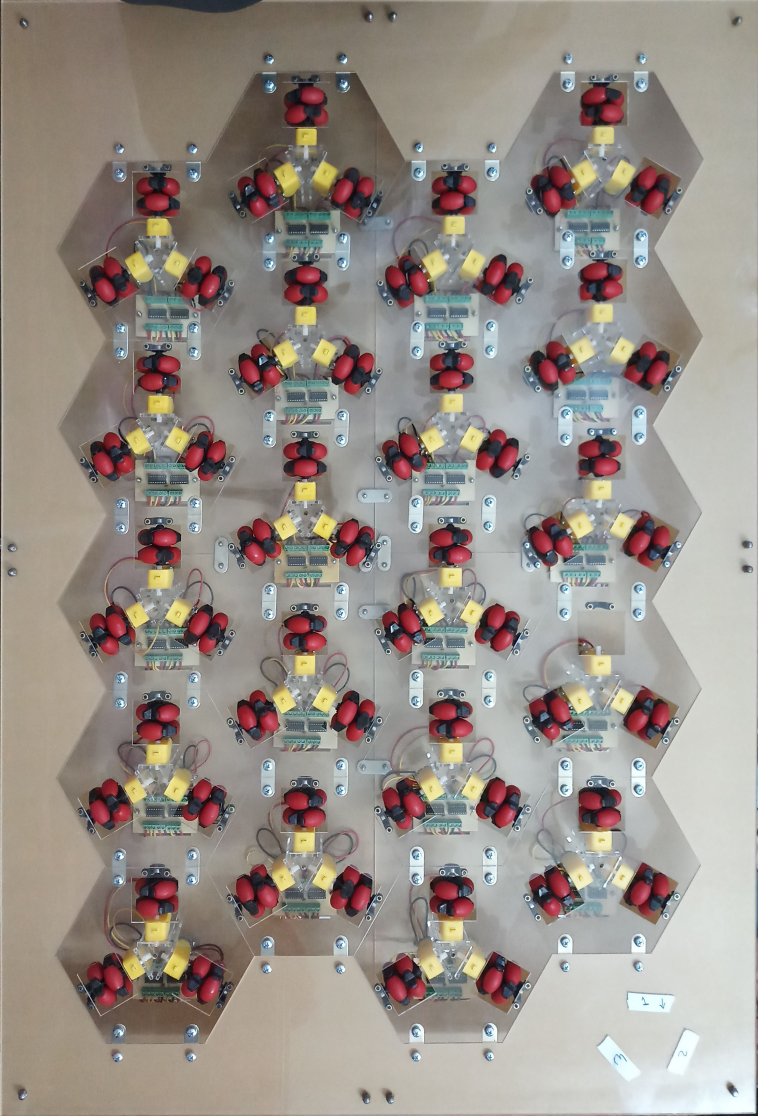
#> input picture feedback system/table.jpg, 2274 x 3347 px (shown at 1/3 size)
$ python main.py
#> lines starting #> are read from the running program, lines starting #| are printed output that depends on the picture; long printed decimals are rounded; pictures that were not available may be replaced by others from this repository, and a replacement may not be noted
### feedback system/findTable.py
# Python 2/3 compatibility
from __future__ import print_function

import numpy as np
import cv2 as cv
import matplotlib.pyplot as plt
from common import anorm, getsize

FLANN_INDEX_KDTREE = 1  # bug: flann enums are missing
FLANN_INDEX_LSH    = 6


def init_feature(name):
    chunks = name.split('-')
    if chunks[0] == 'sift':
        detector = cv.xfeatures2d.SIFT_create()
        norm = cv.NORM_L2
    elif chunks[0] == 'surf':
        detector = cv.xfeatures2d.SURF_create(800)
        norm = cv.NORM_L2
    elif chunks[0] == 'orb':
        detector = cv.ORB_create(3000)
        norm = cv.NORM_HAMMING
    elif chunks[0] == 'akaze':
        detector = cv.AKAZE_create()
        norm = cv.NORM_HAMMING
    elif chunks[0] == 'brisk':
        detector = cv.BRISK_create()
        norm = cv.NORM_HAMMING
    else:
        return None, None
    matcher = cv.BFMatcher(norm)
    return detector, matcher


def filter_matches(kp1, kp2, matches, ratio = 0.8):
    mkp1, mkp2 = [], []
    for m in matches:
        if len(m) == 2 and m[0].distance < m[1].distance * ratio:
            m = m[0]
            mkp1.append( kp1[m.queryIdx] )
            mkp2.append( kp2[m.trainIdx] )
    p1 = np.float32([kp.pt for kp in mkp1])
    p2 = np.float32([kp.pt for kp in mkp2])
    kp_pairs = zip(mkp1, mkp2)
    return p1, p2, list(kp_pairs)


c = []
def explore_match(win, img1, img2, kp_pairs, status = None, H = None):
    h1, w1 = img1.shape[:2]
    h2, w2 = img2.shape[:2]
    vis = np.zeros((max(h1, h2), w1+w2, 3), np.uint8)
    print (img1)
    vis[:h1, :w1, :3] = img1
    vis[:h2, w1:w1+w2, :3] = img2
    img3 = vis
    h3, w3 = img3.shape[:2]

    if H is not None:
        corners = np.float32([[0, 0], [w1, 0], [w1, h1], [0, h1]])
        corners1 = np.float32( cv.perspectiveTransform(corners.reshape(1, -1, 2), H).reshape(-1, 2) + (w1, 0) )
        corners = np.int32( cv.perspectiveTransform(corners.reshape(1, -1, 2), H).reshape(-1, 2) + (w1, 0) )
        c = corners
        cv.polylines(vis, [corners], True, (0, 0, 255))

    if status is None:
        status = np.ones(len(kp_pairs), np.bool_)
    p1, p2 = [], []  # python 2 / python 3 change of zip unpacking
    for kpp in kp_pairs:
        p1.append(np.int32(kpp[0].pt))
        p2.append(np.int32(np.array(kpp[1].pt) + [w1, 0]))

    green = (0, 255, 0)
    red = (0, 0, 255)
    kp_color = (51, 103, 236)
    for (x1, y1), (x2, y2), inlier in zip(p1, p2, status):
        if inlier:
            col = green
            cv.circle(vis, (x1, y1), 2, col, -1)
            cv.circle(vis, (x2, y2), 2, col, -1)
        else:
            col = red
            r = 2
            thickness = 3
            cv.line(vis, (x1-r, y1-r), (x1+r, y1+r), col, thickness)
            cv.line(vis, (x1-r, y1+r), (x1+r, y1-r), col, thickness)
            cv.line(vis, (x2-r, y2-r), (x2+r, y2+r), col, thickness)
            cv.line(vis, (x2-r, y2+r), (x2+r, y2-r), col, thickness)
    vis0 = vis.copy()
    for (x1, y1), (x2, y2), inlier in zip(p1, p2, status):
        if inlier:
            cv.line(vis, (x1, y1), (x2, y2), green)

    #cv.imshow(win, vis)
    pts1 = corners1
    pts2 = np.float32([[0,0],[w1,0],[w1,h1], [0,h1]])
    print(pts2)

    M = cv.getPerspectiveTransform(pts1,pts2)

    dst = cv.warpPerspective(img3,M,(w1,h1))

    # [5 lines of commented-out code are left out]
    return corners1

    # [18 lines left out: function onmouse, not called in this run]

        #cv.imshow(win, cur_vis)
    cv.setMouseCallback(win, onmouse)
    return vis


scale_percent =15
img1 = cv.imread(cv.samples.findFile('table.jpg'))
#> img1 is the input picture: shape (3347, 2274, 3); mean B, G, R 135.8, 142.8, 151.4
width = int(img1.shape[1] * scale_percent / 100)
#> width = 341
height = int(img1.shape[0] * scale_percent / 100)
#> height = 502
img1 = cv.resize(img1, (width,height))
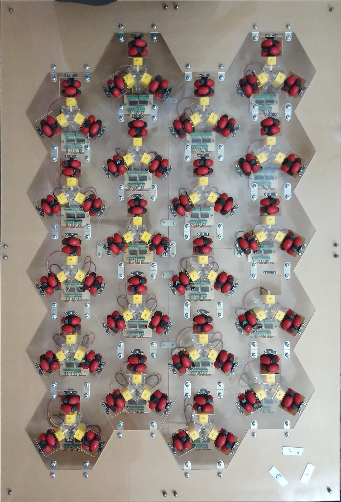
#> img1: shape (502, 341, 3); mean B, G, R 135.7, 142.7, 151.3


detector, matcher = init_feature('orb')
kp1, desc1 = detector.detectAndCompute(img1, None)
#> kp1 = 2875 keypoints; strongest (x, y, size): (78, 439, 31), (146, 327, 31), (146, 397, 37.2), (206, 236, 31)

def getCorners(frame):
    scale_percent =100
    #frame = cv.cvtColor(frame,cv.COLOR_BGR2GRAY)
    width = int(frame.shape[1] * scale_percent / 100)
    height = int(frame.shape[0] * scale_percent / 100)
    frame = cv.resize(frame, (width,height))

    kp2, desc2 = detector.detectAndCompute(frame, None)

    print('matching...')
    raw_matches = matcher.knnMatch(desc1, trainDescriptors = desc2, k = 2) #2
    p1, p2, kp_pairs = filter_matches(kp1, kp2, raw_matches)
    if len(p1) >= 4:
        H, status = cv.findHomography(p1, p2, cv.RANSAC, 5.0)
        print('%d / %d  inliers/matched' % (np.sum(status), len(status)))
    else:
        H, status = None, None
        print('%d matches found, not enough for homography estimation' % len(p1))

    _vis = explore_match('find_table', img1, frame, kp_pairs, status, H)
    return _vis

# [12 lines left out: function getTableFromFrame, not called in this run]

### feedback system/detector.py
import numpy as np
import cv2 as cv

# [23 lines left out: functions newC, orientations, not called in this run]

class Detector:
    def __init__(self, type, color = None):
        if type == "MOG2":
            self.type = "bgs"
            self.fgbg = cv.createBackgroundSubtractorMOG2()
        elif type == "KNN":
            self.type = "bgs"
            self.fgbg = cv.createBackgroundSubtractorKNN()
        elif type == "COLOR":
            self.type = "COLOR"
            self.color = color
        # [8 lines of commented-out code are left out]


    # [50 lines left out: function Detect, not called in this run]


### feedback system/tracker.py
import numpy as np
from kalman_filter import KalmanFilter
from common import dprint
from scipy.optimize import linear_sum_assignment


class Track(object):
    """Track class for every object to be tracked
    Attributes:
        None
    """

    # [13 lines left out: function __init__, not called in this run]


class Tracker(object):
    """Tracker class that updates track vectors of object tracked
    Attributes:
        None
    """

    def __init__(self, dist_thresh, max_frames_to_skip, max_trace_length,
                 trackIdCount):
        """Initialize variable used by Tracker class
        Args:
            dist_thresh: distance threshold. When exceeds the threshold,
                         track will be deleted and new track is created
            max_frames_to_skip: maximum allowed frames to be skipped for
                                the track object undetected
            max_trace_lenght: trace path history length
            trackIdCount: identification of each track object
        Return:
            None
        """
        self.dist_thresh = dist_thresh
        self.max_frames_to_skip = max_frames_to_skip
        self.max_trace_length = max_trace_length
        self.tracks = []
        self.trackIdCount = trackIdCount

    # [111 lines left out: function Update, not called in this run]

### feedback system/main.py
import numpy as np
import cv2 as cv
import argparse
import imutils
from detector import Detector
from tracker import Tracker
from findTable import *

parser = argparse.ArgumentParser()
parser.add_argument('--input', type=str,
                    help='Path to a video or a sequence of image.', default='data/videos/9.mp4')
parser.add_argument('--algo', type=str,
                    help='Background subtraction method (KNN, MOG2, COLOR).', default='COLOR')
parser.add_argument('--train', type=str,
                    help='Path to a video or a sequence of image.', default='data/videos/2.mp4')
args = parser.parse_args()

if args.algo == 'MOG2':
    detector = Detector(type = "MOG2")
elif args.algo == 'KNN':
    detector = Detector(type ="KNN")
elif args.algo == 'COLOR':
    lower_blue = np.array([105,50,50])
    upper_blue = np.array([130,255,255])
    detector = Detector(type="COLOR", color= (lower_blue, upper_blue))

tracker = Tracker(160, 30, 10, 100)
track_colors = [(255, 0, 0), (0, 255, 0), (0, 0, 255), (255, 255, 0),
                    (0, 255, 255), (255, 0, 255), (255, 127, 255),
                    (127, 0, 255), (127, 0, 127)]

#capture = cv.VideoCapture(cv.samples.findFileOrKeep(args.input))
capture = cv.VideoCapture('http:192.168.1.107:8080/video')
if not capture.isOpened:
    print('Unable to open: ' + args.input)
    exit(0)

frames =0
inf = 99999999
corners = [[0,0], [inf, 0], [inf, inf], [0, inf]]
while True:
    ret, frame = capture.read()
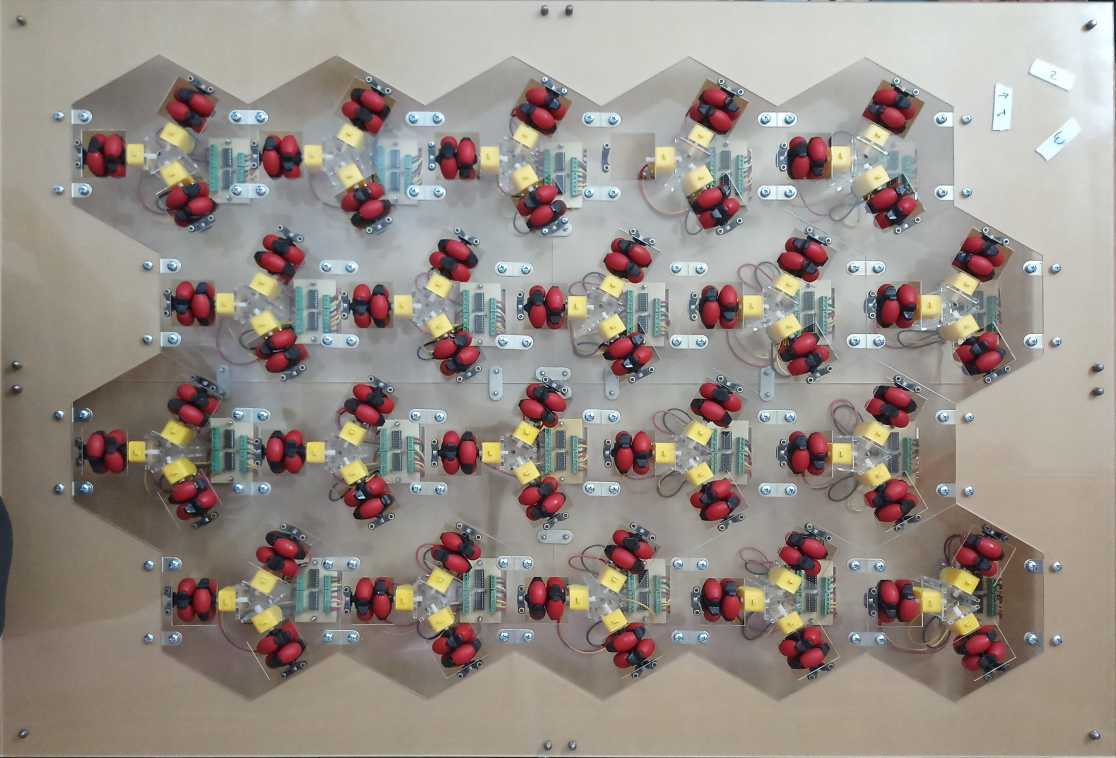
#> input picture table.jpg, 3347 x 2274 px, given in place of video, which was not available (shown at 1/3 size)
#> frame is the input picture: shape (2274, 3347, 3); mean B, G, R 135.8, 142.8, 151.4
    if frame is None:
        break
    # frame = cv.resize(frame, (640, 360))
    #frame = cv.cvtColor(frame, cv.COLOR_BGR2GRAY)
    frames = frames + 1
    if frames < 50:
        corners1 = getCorners(frame)
#> in getCorners, `kp2, desc2 = detector.detectAndCompute(frame, None)`: kp2 = 3000 keypoints; strongest (x, y, size): (2616, 1796, 31), (842, 990, 31), (1836, 1684, 31), (800, 1013, 31)
#> in getCorners, `raw_matches = matcher.knnMatch(desc1, trainDescriptors = desc2, k = 2)`: raw_matches = 2875 matches
#> after the loop in filter_matches, `for m in matches:`: mkp1 = 29 keypoints; strongest (x, y, size): (126, 240, 37.2), (220, 274, 64.3), (128, 163, 31), (124, 237, 53.6); mkp2 = 29 keypoints; strongest (x, y, size): (1091, 1493, 64.3), (1565, 916, 31), (2468, 732, 31), (445, 1685, 44.6)
#> in filter_matches, `p1 = np.float32([kp.pt for kp in mkp1])`: p1 = 29 pairs, first value 49.2 to 261.6, second value 117 to 415.5
#> in filter_matches, `p2 = np.float32([kp.pt for kp in mkp2])`: p2 = 29 pairs, first value 445 to 3103, second value 690 to 1914
#> in getCorners, `p1, p2, kp_pairs = filter_matches(kp1, kp2, raw_matches)`: kp_pairs = 29 items
#> in getCorners, `H, status = cv.findHomography(p1, p2, cv.RANSAC, 5.0)`: H = [[-30.69, 8.71, 2330.2], [-10.39, 2.97, 781.5], [-0.0132, 0.00374, 1]]; status = 29 values, max 1 at index 21, min 0 at index 0, mean 0.103
#| 3 / 29  inliers/matched
#> (printed output is left out)
#> in explore_match, `vis[:h1, :w1, :3] = img1`:
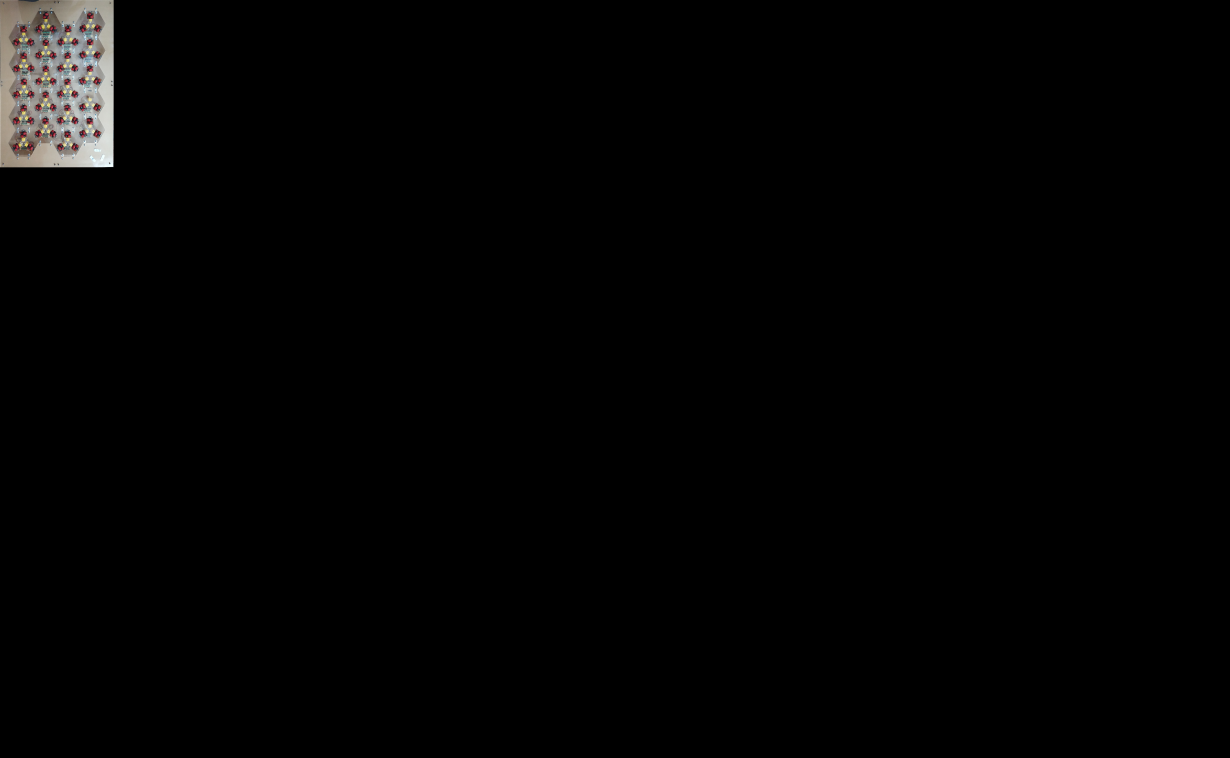
#> vis: shape (2274, 3688, 3) (shown at 1/3 size); mean B, G, R 2.8, 2.9, 3.1
#> in explore_match, `vis[:h2, w1:w1+w2, :3] = img2`:
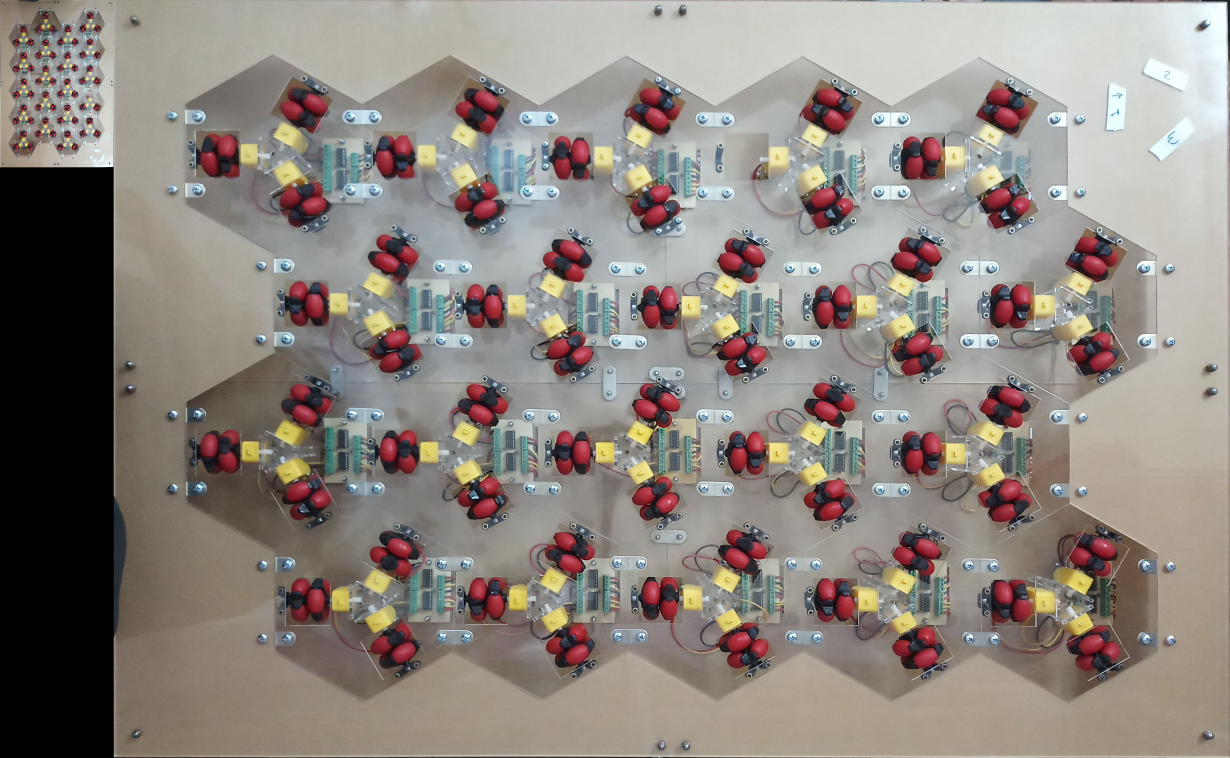
#> vis: shape (2274, 3688, 3) (shown at 1/3 size); mean B, G, R 126, 132.5, 140.5
#> in explore_match, `corners1 = np.float32( cv.perspectiveTransform(corners.reshape(1, -1, ..`: corners1 = [[2671.2, 781.5], [2670.3, 791], [2670.8, 787.8], [2670.3, 789.5]]
#> in explore_match, `corners = np.int32( cv.perspectiveTransform(corners.reshape(1, -1, 2),..`: corners = [[2671, 781], [2670, 791], [2670, 787], [2670, 789]]
#> in explore_match, `c = corners`: c has the same summary as corners
#> the loop in explore_match, `for kpp in kp_pairs:` made 29 passes
#> kpp on passes 1, 2, 3, 5, 6, 7, 17, 27: 2 keypoints; (x, y, size): (1643, 690, 37.2), (254, 353, 31), 2 keypoints; (x, y, size): (2989, 1127, 31), (207, 177, 31), 2 keypoints; (x, y, size): (1565, 916, 31), (128, 163, 31), 2 keypoints; (x, y, size): (3103, 800, 31), (172, 211, 31), 2 keypoints; (x, y, size): (445, 1685, 44.6), (191, 117, 31), 2 keypoints; (x, y, size): (2332, 782, 92.6), (235, 131, 31), 2 keypoints; (x, y, size): (2212, 901, 31), (212, 200, 37.2), 2 keypoints; (x, y, size): (2468, 732, 31), (194, 416, 77.1)
#> after the loop in explore_match, `for kpp in kp_pairs:`: p1 = 29 pairs, first value 49 to 261, second value 117 to 415; p2 = 29 pairs, first value 785 to 3444, second value 690 to 1914
#> the loop in explore_match, `for (x1, y1), (x2, y2), inlier in zip(p1, p2, status):` made 29 passes
#> (x1, y1, x2, y2, inlier, col) on passes 1 to 12: (254, 353, 1983, 690, [0], (0, 0, 255)), (207, 177, 3330, 1127, [0], (0, 0, 255)), (128, 163, 1906, 916, [0], (0, 0, 255)), (143, 332, 2723, 1008, [0], (0, 0, 255)), (172, 211, 3444, 800, [0], (0, 0, 255)), (191, 117, 785, 1684, [0], (0, 0, 255)), (235, 131, 2673, 782, [0], (0, 0, 255)), (244, 321, 1914, 924, [0], (0, 0, 255)), (150, 319, 1431, 1492, [0], (0, 0, 255)), (261, 368, 1666, 720, [0], (0, 0, 255)), (87, 368, 1997, 1157, [0], (0, 0, 255)), (126, 240, 1381, 913, [0], (0, 0, 255))
#> the loop in explore_match, `for (x1, y1), (x2, y2), inlier in zip(p1, p2, status):` made 29 passes
#> (x1, y1, x2, y2, inlier) on passes 1 to 12: (254, 353, 1983, 690, [0]), (207, 177, 3330, 1127, [0]), (128, 163, 1906, 916, [0]), (143, 332, 2723, 1008, [0]), (172, 211, 3444, 800, [0]), (191, 117, 785, 1684, [0]), (235, 131, 2673, 782, [0]), (244, 321, 1914, 924, [0]), (150, 319, 1431, 1492, [0]), (261, 368, 1666, 720, [0]), (87, 368, 1997, 1157, [0]), (126, 240, 1381, 913, [0])
#> in explore_match, `pts1 = corners1`: pts1 has the same summary as corners1
#> in explore_match, `pts2 = np.float32([[0,0],[w1,0],[w1,h1], [0,h1]])`: pts2 = [[0, 0], [341, 0], [341, 502], [0, 502]]
#| [[  0.   0.]
#|  [341.   0.]
#|  [341. 502.]
#|  [  0. 502.]]
#> in explore_match, `M = cv.getPerspectiveTransform(pts1,pts2)`: M = [[-0.069, -0.0078, 190.3], [-0.147, -0.014, 403], [-0.00036, -5.02e-05, 1]]
#> in explore_match, `dst = cv.warpPerspective(img3,M,(w1,h1))`:
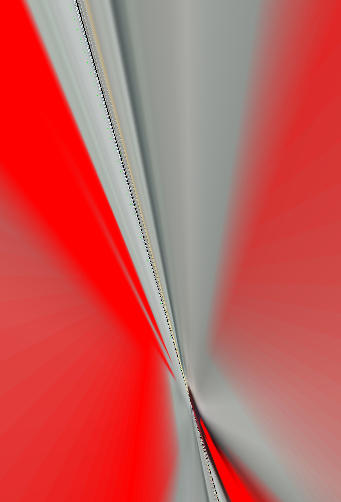
#> dst: shape (502, 341, 3); mean B, G, R 89, 91.9, 196.8
        corners[0][0] = max(corners[0][0], corners1[0][0])
        corners[0][1] = max(corners[0][1], corners1[0][1])
        corners[1][0] = min(corners[1][0], corners1[1][0])
        corners[1][1] = max(corners[1][1], corners1[1][1])
        corners[2][0] = min(corners[2][0], corners1[2][0])
        corners[2][1] = min(corners[2][1], corners1[2][1])
        corners[3][0] = max(corners[3][0], corners1[3][0])
        corners[3][1] = min(corners[3][1], corners1[3][1])

        print(corners1)
#| [[2671.189    781.458  ]
#|  [2670.2756   791.006  ]
#|  [2670.829    787.819]
#|  [2670.2825   789.4761 ]]
        continue

    corners = np.float32(corners)
    frame = getTableFromFrame(corners, frame)
    centers = detector.Detect(frame)
    if (len(centers) > 0):
        tracker.Update(centers)

    for i in range(len(tracker.tracks)):
        if (len(tracker.tracks[i].trace) > 1):
            for j in range(len(tracker.tracks[i].trace)-1):
                # Draw trace line
                x1 = tracker.tracks[i].trace[j][0][0]
                y1 = tracker.tracks[i].trace[j][1][0]
                x2 = tracker.tracks[i].trace[j+1][0][0]
                y2 = tracker.tracks[i].trace[j+1][1][0]
                clr = tracker.tracks[i].track_id % 9
                cv.line(frame, (int(x1), int(y1)), (int(x2), int(y2)),
                        track_colors[clr], 2)

    # Display the resulting tracking frame
    cv.imshow('Tracking', frame)

    keyboard = cv.waitKey(10)
    if keyboard == 'q' or keyboard == 27:
        break
